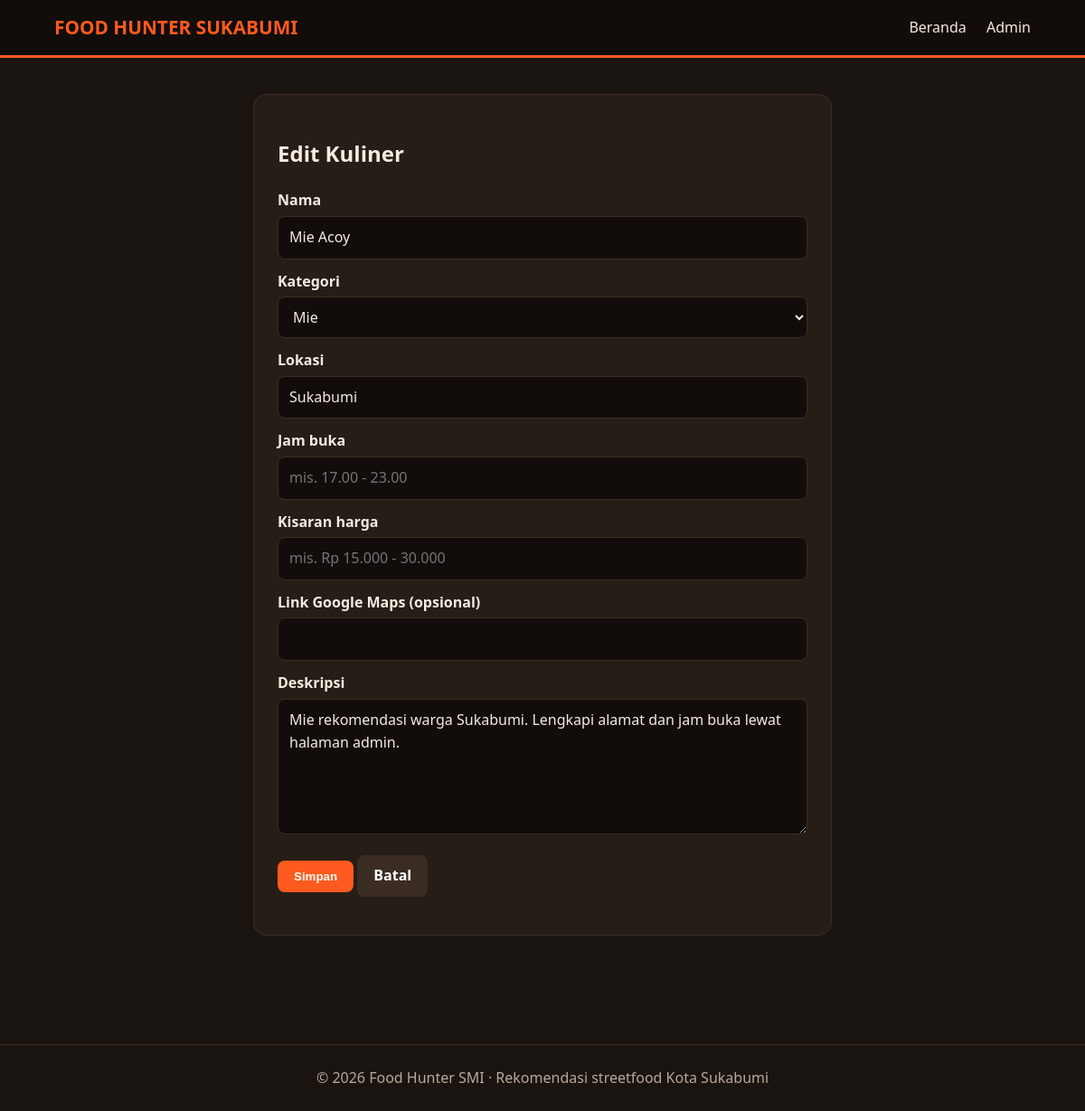
Screenshot of /admin/form.php?id=2 (signed in) with the database file from the repository.
### tables this page shows
CREATE TABLE IF NOT EXISTS kuliner (
  id INT AUTO_INCREMENT PRIMARY KEY,
  nama VARCHAR(100) NOT NULL,
  kategori VARCHAR(50) NOT NULL,
  lokasi VARCHAR(150) NOT NULL,
  deskripsi TEXT,
  harga VARCHAR(50),
  jam_buka VARCHAR(50),
  maps_link VARCHAR(255),
  created_at TIMESTAMP DEFAULT CURRENT_TIMESTAMP
);

### config.php (called while the page is built, shortened)
<?php
function e($s) { return htmlspecialchars((string)$s, ENT_QUOTES, 'UTF-8'); }

### admin/form.php (the view, shortened to what this page needs)
<?php
require __DIR__ . '/../config.php';
$id = (int)($_GET['id'] ?? 0);
$r = ['nama'=>'','kategori'=>'','lokasi'=>'','deskripsi'=>'','harga'=>'','jam_buka'=>'','maps_link'=>''];
if ($id) {
    $st = $pdo->prepare("SELECT * FROM kuliner WHERE id = ?"); $st->execute([$id]);
    $r = $st->fetch() ?: die('Data tidak ditemukan.');
}
$judul = $id ? 'Edit Kuliner' : 'Tambah Kuliner';
$opsi = ['Sate','Mie','Ayam & Bebek','Nasi & Kwetiaw','Cuankie','Cemilan','Pecel'];
include __DIR__ . '/../includes/header.php';
?>
<main class="wrap">
  <form class="box form" method="post" style="max-width:640px;margin-top:10px">
    <h2><?= e($judul) ?></h2>
    <label>Nama</label><input name="nama" value="<?= e($r['nama']) ?>" required>
    <label>Kategori</label>
    <select name="kategori" required>
      <?php foreach ($opsi as $o): ?><option <?= $o === $r['kategori'] ? 'selected' : '' ?>><?= e($o) ?></option><?php endforeach; ?>
    </select>
    <label>Lokasi</label><input name="lokasi" value="<?= e($r['lokasi']) ?>" required>
    <label>Jam buka</label><input name="jam_buka" value="<?= e($r['jam_buka']) ?>" placeholder="mis. 17.00 - 23.00">
    <label>Kisaran harga</label><input name="harga" value="<?= e($r['harga']) ?>" placeholder="mis. Rp 15.000 - 30.000">
    <label>Link Google Maps (opsional)</label><input name="maps_link" value="<?= e($r['maps_link']) ?>">
    <label>Deskripsi</label><textarea name="deskripsi" rows="5"><?= e($r['deskripsi']) ?></textarea>
    <p><button class="btn">Simpan</button> <a class="btn sec" href="index.php">Batal</a></p>
  </form>
</main>
<?php include __DIR__ . '/../includes/footer.php'; ?>

### assets/style.css (style rules this page uses)
:root { --bg:#1a1410;--card:#261d17;--line:#3a2c22;--text:#f5ebe0;--muted:#b9a897;--hot:#ff5a1f;--gold:#ffb703 }
* { box-sizing:border-box }
body { margin:0;font-family:system-ui,Segoe UI,Arial,sans-serif;background:var(--bg);color:var(--text);line-height:1.6 }
a { color:var(--gold);text-decoration:none }
input,select,textarea { padding:10px 12px;border-radius:8px;border:1px solid var(--line);background:#120d0a;color:var(--text);font:inherit }
textarea { width:100% }
.btn { display:inline-block;padding:10px 18px;border:0;border-radius:8px;background:var(--hot);color:#fff;font-weight:700;cursor:pointer }
.btn.sec { background:var(--line) }
.wrap { max-width:1100px;margin:0 auto;padding:30px 5% }
.box { background:var(--card);border:1px solid var(--line);border-radius:14px;padding:26px }
.form { max-width:520px;margin:50px auto }
.form label { display:block;margin:12px 0 4px;font-weight:600 }
.form input,.form select { width:100% }

### rows the page displays
kuliner: nama "Mie Acoy", lokasi "Sukabumi", deskripsi "Mie rekomendasi warga Sukabumi. Lengkapi alamat dan jam buka lewat halaman admin."

### other values shown
$judul "Edit Kuliner"
form field kategori "Mie"
